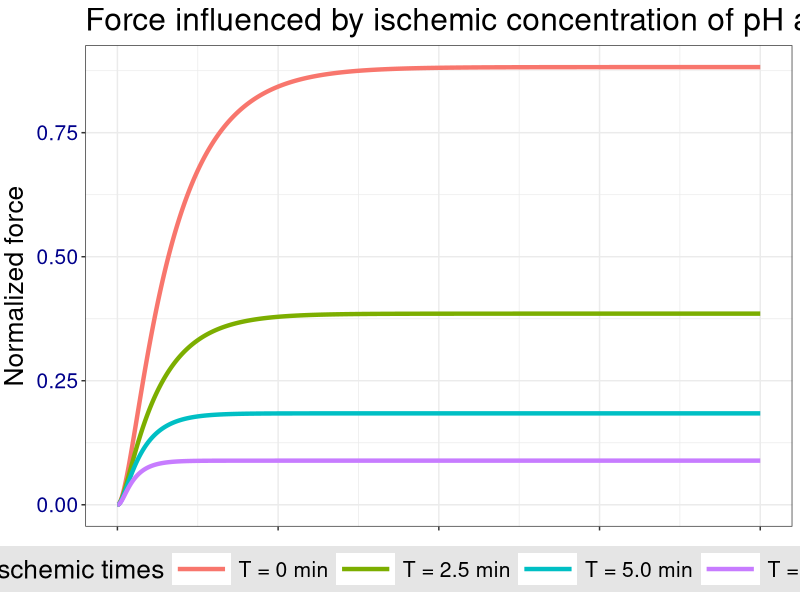

Reproduce this figure in R.
library(ggplot2)
library(gridExtra)

 
#--------------------------------------
#  GRAF 1
#-------------------------------------

# Zmena pH pocas ischemie

data <- read.csv("./ph_fosfat.csv")
ph <- ggplot(data, aes(x = Time, y = ph))
pH <- ph + geom_line(colour="brown", size=1.8) + theme_bw() +
theme(text = element_text(size = 18), axis.text.y = element_text(size = 14, 
        colour = "darkblue"), axis.text.x = element_text(size = 14,colour = "darkblue"), 
          axis.title.y = element_text(vjust = 1.6), plot.margin=unit(c(1,3,1,1), "cm")) +
labs(x = "Time [min]", y = "pH") +
ggtitle("pH changes during ischemia")

# Zmena fosfatu pocas ischemie

Pi <- ggplot(data, aes(x = Time, y = Pi))
P <- Pi + geom_line(colour="navyblue", size=1.8) + theme_bw() +
theme(text = element_text(size = 18), axis.text.y = element_text(size = 14, colour="darkblue"), 
axis.text.x = element_text(size = 14, colour="darkblue"), axis.title.y = element_text(vjust = 1.6), plot.margin=unit(c(1,1,1,3), "cm")) + 
labs(x = "Time [min]", y = "Phosphate (mM)" ) +
ggtitle("Phosphate concentration during ischemia")

pH.P <- arrangeGrob(pH, P, ncol = 2)    
ggsave("graf1.pdf", pH.P, width = 20, height = 6)


#------------------------------------------------
#  GRAF 2
#------------------------------------------------

# Vply zmeny pH na silu

df_ph <- read.csv("./pH.csv")
p <- ggplot(df_ph, aes(x = Time, y = Force)) 
pp <- p + geom_line(size = 1.8, colour="brown") +  scale_x_continuous(breaks=c(-4,0,5,10)) +
theme_bw() + geom_segment(aes(x = 0, y = 0, xend = 0, yend =1.0), colour = "darkred", linetype = "dashed") +
theme(text = element_text(size = 18), axis.text.y = element_text(size = 14, colour = "darkblue"), axis.text.x = element_text(size = 14,colour = "darkblue"), 
      axis.title.y = element_text(vjust = 1.6), plot.margin=unit(c(1,3,1,1), "cm")) +
labs(x = "Time [min]", y = "Normalized force" ) +
ggtitle("Effect of ph on force") +
annotate("text", x = -2, y = 0.37, label = "Before \n ischemia", colour = "midnightblue", size = 6.5)

# Vply zmeny fosfatu na silu

fosfat <- read.csv("./fosfat.csv")
fos <- ggplot(fosfat, aes(x = Time, y = Force))
# dorabky na graf
ffos <- fos + geom_line(size = 1.8, colour="navyblue") +  scale_x_continuous(breaks=c(-4,0,5,10)) +
theme_bw() + geom_segment(aes(x = 0, y = 0, xend = 0, yend =1.0), colour = "darkred", linetype = "dashed") +
theme(text = element_text(size = 18), axis.text.y = element_text(size = 14, colour = "darkblue"), 
      axis.text.x = element_text(size = 14,colour = "darkblue"), axis.title.y = element_text(vjust = 1.6), plot.margin=unit(c(1,1,1,3), "cm")) +
labs(x = "Time [min]", y = "Normalized force" ) +
ggtitle("Effect of phosphate on force") +
annotate("text", x = -2, y = 0.37, label = "Before \n ischemia", colour = "midnightblue", size = 6.5)

fos.ph <- arrangeGrob(pp, ffos, ncol = 2)
ggsave("graf2.pdf", fos.ph, width = 20, height = 6)

#---------------------------------------
#  GRAF 3
#---------------------------------------

df <- read.csv("ischemia.csv")
df$Ischemic.time <- factor(df$Ischemic.time, levels=c("T = 0 min","T = 2.5 min","T = 5.0 min","T = 10.0 min"))
g <- ggplot(df, aes(x = Time, y = Force, colour = Ischemic.time, group = Ischemic.time)) 
gg <- g + geom_line(size = 1.5) + theme_bw() +
theme(legend.position="bottom", legend.key.size = unit(0.8,"cm"), legend.background = element_rect(fill="grey90", size=0.5, linetype="dotted"),
      legend.key.width = unit(1.5,"cm"), axis.text.x = element_blank(),
      axis.text.y = element_text(size=15,color="darkblue"), text = element_text(size = 19), 
            axis.title.y = element_text(vjust = 1.6), axis.title.x = element_blank()) +
labs(x = "Time [ms]", y = "Normalized force") + 
guides(colour = guide_legend(override.aes = list(size=5))) + 
scale_colour_discrete(name  ="Ischemic times") +
ggtitle("Force influenced by ischemic concentration of pH and Pi")
ggsave("graf3.pdf", gg, width = 13, height = 6)
